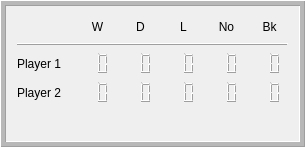
<ui version="4.0" >
 <class>StatusWidget</class>
 <widget class="QFrame" name="StatusWidget" >
  <property name="geometry" >
   <rect>
    <x>0</x>
    <y>0</y>
    <width>305</width>
    <height>147</height>
   </rect>
  </property>
  <property name="frameShape" >
   <enum>QFrame::Box</enum>
  </property>
  <property name="frameShadow" >
   <enum>QFrame::Raised</enum>
  </property>
  <property name="midLineWidth" >
   <number>4</number>
  </property>
  <layout class="QGridLayout" >
   <property name="margin" >
    <number>11</number>
   </property>
   <property name="spacing" >
    <number>6</number>
   </property>
   <item row="4" column="5" >
    <spacer>
     <property name="orientation" >
      <enum>Qt::Vertical</enum>
     </property>
     <property name="sizeType" >
      <enum>QSizePolicy::Expanding</enum>
     </property>
     <property name="sizeHint" >
      <size>
       <width>20</width>
       <height>41</height>
      </size>
     </property>
    </spacer>
   </item>
   <item row="0" column="0" >
    <spacer>
     <property name="orientation" >
      <enum>Qt::Horizontal</enum>
     </property>
     <property name="sizeType" >
      <enum>QSizePolicy::Expanding</enum>
     </property>
     <property name="sizeHint" >
      <size>
       <width>90</width>
       <height>20</height>
      </size>
     </property>
    </spacer>
   </item>
   <item row="0" column="1" >
    <widget class="QLabel" name="wins" >
     <property name="text" >
      <string>W</string>
     </property>
     <property name="alignment" >
      <set>Qt::AlignCenter</set>
     </property>
    </widget>
   </item>
   <item row="0" column="2" >
    <widget class="QLabel" name="draws" >
     <property name="text" >
      <string>D</string>
     </property>
     <property name="alignment" >
      <set>Qt::AlignCenter</set>
     </property>
    </widget>
   </item>
   <item row="0" column="3" >
    <widget class="QLabel" name="loses" >
     <property name="text" >
      <string>L</string>
     </property>
     <property name="alignment" >
      <set>Qt::AlignCenter</set>
     </property>
    </widget>
   </item>
   <item row="0" column="4" >
    <widget class="QLabel" name="num" >
     <property name="text" >
      <string>No</string>
     </property>
     <property name="alignment" >
      <set>Qt::AlignCenter</set>
     </property>
    </widget>
   </item>
   <item row="0" column="5" >
    <widget class="QLabel" name="bk" >
     <property name="text" >
      <string>Bk</string>
     </property>
     <property name="alignment" >
      <set>Qt::AlignCenter</set>
     </property>
    </widget>
   </item>
   <item row="2" column="0" >
    <widget class="QLabel" name="p1_name" >
     <property name="text" >
      <string>Player 1</string>
     </property>
    </widget>
   </item>
   <item row="2" column="1" >
    <widget class="QLCDNumber" name="p1_w" >
     <property name="lineWidth" >
      <number>0</number>
     </property>
     <property name="digitCount" >
      <number>2</number>
     </property>
    </widget>
   </item>
   <item row="2" column="2" >
    <widget class="QLCDNumber" name="p1_d" >
     <property name="lineWidth" >
      <number>0</number>
     </property>
     <property name="digitCount" >
      <number>2</number>
     </property>
    </widget>
   </item>
   <item row="2" column="3" >
    <widget class="QLCDNumber" name="p1_l" >
     <property name="lineWidth" >
      <number>0</number>
     </property>
     <property name="digitCount" >
      <number>2</number>
     </property>
    </widget>
   </item>
   <item row="2" column="4" >
    <widget class="QLCDNumber" name="p1_n" >
     <property name="lineWidth" >
      <number>0</number>
     </property>
     <property name="digitCount" >
      <number>2</number>
     </property>
    </widget>
   </item>
   <item row="2" column="5" >
    <widget class="QLCDNumber" name="p1_b" >
     <property name="lineWidth" >
      <number>0</number>
     </property>
     <property name="digitCount" >
      <number>2</number>
     </property>
    </widget>
   </item>
   <item row="3" column="2" >
    <widget class="QLCDNumber" name="p2_d" >
     <property name="lineWidth" >
      <number>0</number>
     </property>
     <property name="digitCount" >
      <number>2</number>
     </property>
    </widget>
   </item>
   <item row="3" column="5" >
    <widget class="QLCDNumber" name="p2_b" >
     <property name="lineWidth" >
      <number>0</number>
     </property>
     <property name="digitCount" >
      <number>2</number>
     </property>
    </widget>
   </item>
   <item row="3" column="3" >
    <widget class="QLCDNumber" name="p2_l" >
     <property name="lineWidth" >
      <number>0</number>
     </property>
     <property name="digitCount" >
      <number>2</number>
     </property>
    </widget>
   </item>
   <item row="3" column="4" >
    <widget class="QLCDNumber" name="p2_n" >
     <property name="lineWidth" >
      <number>0</number>
     </property>
     <property name="digitCount" >
      <number>2</number>
     </property>
    </widget>
   </item>
   <item row="3" column="1" >
    <widget class="QLCDNumber" name="p2_w" >
     <property name="lineWidth" >
      <number>0</number>
     </property>
     <property name="digitCount" >
      <number>2</number>
     </property>
    </widget>
   </item>
   <item row="3" column="0" >
    <widget class="QLabel" name="p2_name" >
     <property name="text" >
      <string>Player 2</string>
     </property>
    </widget>
   </item>
   <item row="1" column="0" colspan="6" >
    <widget class="Line" name="line1" >
     <property name="frameShape" >
      <enum>QFrame::HLine</enum>
     </property>
     <property name="frameShadow" >
      <enum>QFrame::Raised</enum>
     </property>
     <property name="orientation" >
      <enum>Qt::Horizontal</enum>
     </property>
    </widget>
   </item>
  </layout>
 </widget>
  <resources/>
 <connections/>
</ui>
